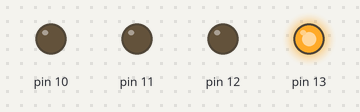
A sketch run on a simulated Arduino Uno, built with avr-gcc and run on an emulated ATmega328P. Shown: output pins drawn as LEDs (lit = HIGH).

Above: at 0.5 s.
At 2.5 s:
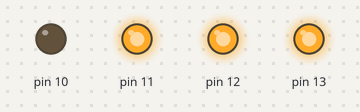
At 3.5 s:
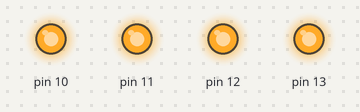
At 4.5 s:
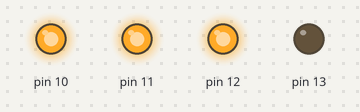
At 6.5 s:
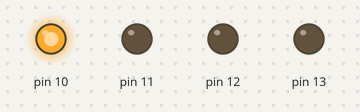
At 9.5 s:
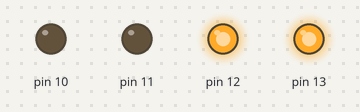
Timing chart, 0 to 10.4 s (numbered marks = the images above):
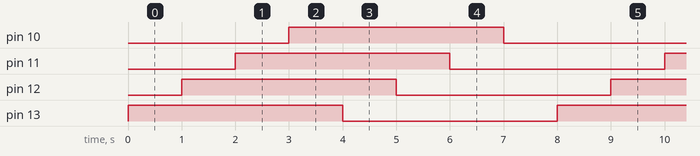

Measured:
- by itself, pin 10–13: alternates HIGH for 4.0 s and LOW for 4.0 s
- by itself, everything shown: repeats every 8.0 s, in 8 steps

The sketch:

sketch_jan20a.ino
```cpp
int led_red = 13;
int led_yellow = 12;
int led_green = 11;
int led_white = 10;
int delay_time = 1000;
void setup() {
  // put your setup code here, to run once:
  for(int i = 13; i >=10; i--)
  {
  pinMode(i,1);
  }
}
void loop() {
  // put your main code here, to run repeatedly:
  for(int i = 13; i >=10; i--)
  {
  digitalWrite(i,HIGH);
  delay(delay_time);
  }
  for(int i = 13; i >=10; i--)
  {
  digitalWrite(i,LOW);
  delay(delay_time);
  }
}
```
